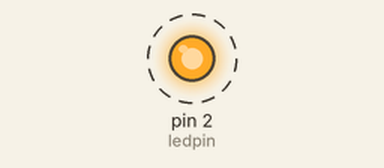
A sketch run on a simulated Arduino Uno, built with avr-gcc and run on an emulated ATmega328P. Parts: output pins drawn as LEDs (lit = HIGH). Dashed ring = blinking. What the sketch prints to the serial monitor is not drawn.

Above: at 0.5 s.
Timing chart, 0 to 4.6 s (numbered marks = the images above):
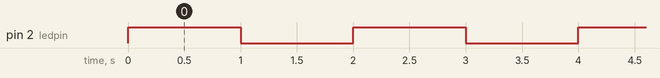

The sketch:

01_Blinking_led.ino
```cpp
int ledpin = 2;

void setup()
{
  Serial.begin(115200);
  pinMode(ledpin, OUTPUT);
}

void loop()
{
    digitalWrite(ledpin, HIGH);
    Serial.println("LED : ON");
    delay(1000);
    digitalWrite(ledpin, LOW);
    Serial.println("LED : OFF");
    delay(1000);

}
```

Measured:
- by itself, pin 2 (ledpin): alternates HIGH for 1.0 s and LOW for 1.0 s
